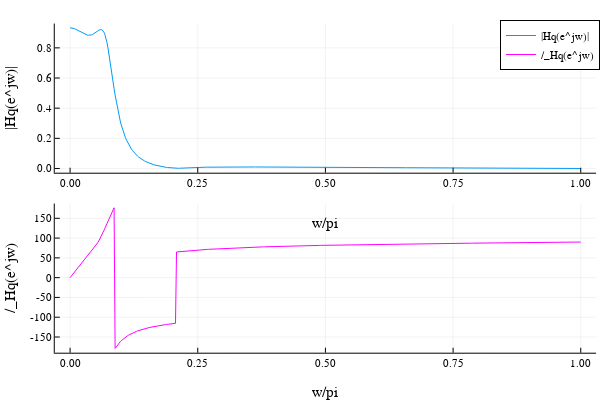

Notebook cell for this chart:
### Markdown cell above
![1.jpg](attachment:1.jpg)

### Code cell
#Quantização do Filtro
Bc = 12 #Precisão finita com 12 bits para quantização dos coeficientes do filtro 

bq = Float64.(Fixed{Int16,Bc-1}.(b));
aq = Float64.(Fixed{Int16,Bc-1}.(a));

print("bq: ", bq);

print("\n");

print("aq: ", aq);

hq = PolynomialRatio(bq,aq);

ω = range(0, π, length = 500);

Hq = freqz(hq,ω);

#Resposta em frequência do filtro quantizado

p1 = plot(ω/pi, abs.(Hq), xlabel = "w/pi", ylabel = "|Hq(e^jw)|", label = "|Hq(e^jw)|")

p2 = plot(ω/pi,  angle.(Hq)*180/pi, xlabel = "w/pi", ylabel = "/_Hq(e^jw)", label = "/_Hq(e^jw)", line = :magenta)

plot(p1, p2, layout = (2,1))

### Figure 1 — Plotly figure (JSON) as saved in the notebook; plotly's stock layout.template omitted (floating-point values rounded to 4 significant figures; data arrays with more than 128 entries replaced by an {"elided": "..."} marker saying what was removed)
{"data": [{"colorbar": {"title": ""}, "legendgroup": "|Hq(e^jw)|", "line": {"color": "rgba(0, 154, 250, 1.000)", "dash": "solid", "shape": "linear", "width": 1}, "mode": "lines", "name": "|Hq(e^jw)|", "showlegend": true, "type": "scatter", "x": {"elided": "500 float values"}, "xaxis": "x1", "y": {"elided": "500 float values"}, "yaxis": "y1", "zmax": null, "zmin": null}, {"colorbar": {"title": ""}, "legendgroup": "/_Hq(e^jw)", "line": {"color": "rgba(255, 0, 255, 1.000)", "dash": "solid", "shape": "linear", "width": 1}, "mode": "lines", "name": "/_Hq(e^jw)", "showlegend": true, "type": "scatter", "x": {"elided": "500 float values"}, "xaxis": "x2", "y": {"elided": "500 float values"}, "yaxis": "y2", "zmax": null, "zmin": null}], "layout": {"annotations": [], "height": 400, "legend": {"bgcolor": "rgba(255, 255, 255, 1.000)", "bordercolor": "rgba(0, 0, 0, 1.000)", "borderwidth": 1, "font": {"color": "rgba(0, 0, 0, 1.000)", "family": "sans-serif", "size": 11}, "title": {"font": {"color": "rgba(0, 0, 0, 1.000)", "family": "sans-serif", "size": 15}, "text": ""}, "tracegroupgap": 0, "traceorder": "normal", "x": 1, "xanchor": "auto", "y": 1, "yanchor": "auto"}, "margin": {"b": 20, "l": 0, "r": 0, "t": 20}, "paper_bgcolor": "rgba(255, 255, 255, 1.000)", "plot_bgcolor": "rgba(255, 255, 255, 1.000)", "showlegend": true, "width": 600, "xaxis1": {"anchor": "y1", "domain": [0.09128, 0.9934], "gridcolor": "rgba(0, 0, 0, 0.100)", "gridwidth": 0.5, "linecolor": "rgba(0, 0, 0, 1.000)", "mirror": false, "range": [-0.03, 1.03], "showgrid": true, "showline": true, "showticklabels": true, "tickangle": 0, "tickcolor": "rgb(0, 0, 0)", "tickfont": {"color": "rgba(0, 0, 0, 1.000)", "family": "sans-serif", "size": 11}, "tickmode": "array", "ticks": "inside", "ticktext": ["0.00", "0.25", "0.50", "0.75", "1.00"], "tickvals": [0, 0.25, 0.5, 0.75, 1], "title": "w/pi", "titlefont": {"color": "rgba(0, 0, 0, 1.000)", "family": "sans-serif", "size": 15}, "type": "-", "visible": true, "zeroline": false, "zerolinecolor": "rgba(0, 0, 0, 1.000)"}, "xaxis2": {"anchor": "y2", "domain": [0.09128, 0.9934], "gridcolor": "rgba(0, 0, 0, 0.100)", "gridwidth": 0.5, "linecolor": "rgba(0, 0, 0, 1.000)", "mirror": false, "range": [-0.03, 1.03], "showgrid": true, "showline": true, "showticklabels": true, "tickangle": 0, "tickcolor": "rgb(0, 0, 0)", "tickfont": {"color": "rgba(0, 0, 0, 1.000)", "family": "sans-serif", "size": 11}, "tickmode": "array", "ticks": "inside", "ticktext": ["0.00", "0.25", "0.50", "0.75", "1.00"], "tickvals": [0, 0.25, 0.5, 0.75, 1], "title": "w/pi", "titlefont": {"color": "rgba(0, 0, 0, 1.000)", "family": "sans-serif", "size": 15}, "type": "-", "visible": true, "zeroline": false, "zerolinecolor": "rgba(0, 0, 0, 1.000)"}, "yaxis1": {"anchor": "x1", "domain": [0.5758, 0.9902], "gridcolor": "rgba(0, 0, 0, 0.100)", "gridwidth": 0.5, "linecolor": "rgba(0, 0, 0, 1.000)", "mirror": false, "range": [-0.028, 0.9613], "showgrid": true, "showline": true, "showticklabels": true, "tickangle": 0, "tickcolor": "rgb(0, 0, 0)", "tickfont": {"color": "rgba(0, 0, 0, 1.000)", "family": "sans-serif", "size": 11}, "tickmode": "array", "ticks": "inside", "ticktext": ["0.0", "0.2", "0.4", "0.6", "0.8"], "tickvals": [0, 0.2, 0.4, 0.6, 0.8], "title": "|Hq(e^jw)|", "titlefont": {"color": "rgba(0, 0, 0, 1.000)", "family": "sans-serif", "size": 15}, "type": "-", "visible": true, "zeroline": false, "zerolinecolor": "rgba(0, 0, 0, 1.000)"}, "yaxis2": {"anchor": "x2", "domain": [0.07581, 0.4902], "gridcolor": "rgba(0, 0, 0, 0.100)", "gridwidth": 0.5, "linecolor": "rgba(0, 0, 0, 1.000)", "mirror": false, "range": [-189.7, 187.3], "showgrid": true, "showline": true, "showticklabels": true, "tickangle": 0, "tickcolor": "rgb(0, 0, 0)", "tickfont": {"color": "rgba(0, 0, 0, 1.000)", "family": "sans-serif", "size": 11}, "tickmode": "array", "ticks": "inside", "ticktext": ["-150", "-100", "-50", "0", "50", "100", "150"], "tickvals": [-150, -100, -50, 0, 50, 100, 150], "title": "/_Hq(e^jw)", "titlefont": {"color": "rgba(0, 0, 0, 1.000)", "family": "sans-serif", "size": 15}, "type": "-", "visible": true, "zeroline": false, "zerolinecolor": "rgba(0, 0, 0, 1.000)"}}}
